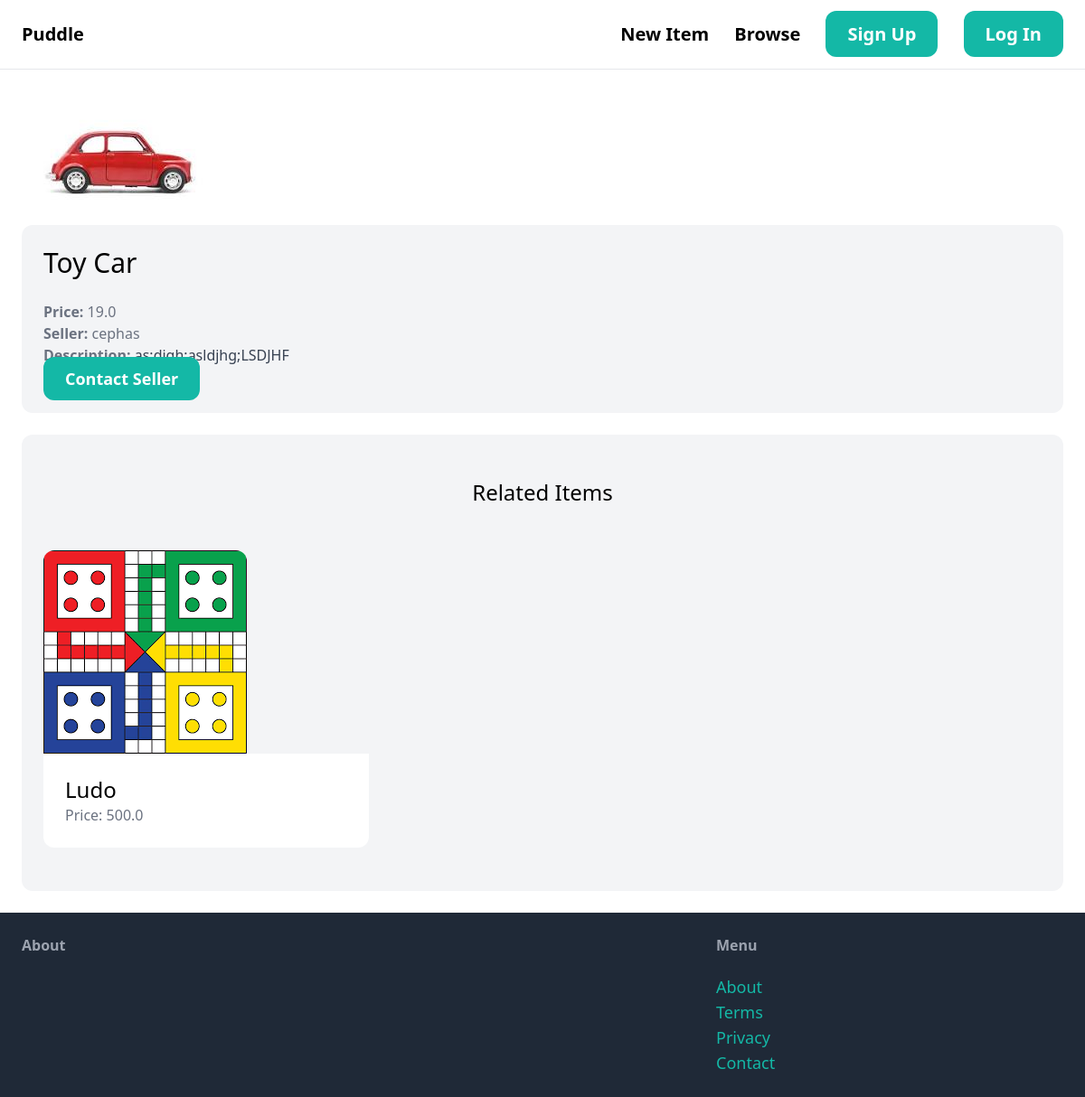
The app's page /items/4 with its own data.
### items/models.py (models this page shows, shortened)
class Item(models.Model):
    category = models.ForeignKey(Category, related_name="items",on_delete=models.CASCADE)
    name = models.CharField(max_length=255)
    description = models.TextField(blank=True,null=True)
    price = models.FloatField()
    image= models.ImageField(upload_to="item_images", blank=True, null=True)
    is_sold = models.BooleanField(default=False)
    created_at = models.DateTimeField(auto_now_add=True)
    created_by = models.ForeignKey(User, related_name='items',on_delete=models.CASCADE)

### items/views.py (the view)
# urls.py: path('<int:pk>',views.detail, name="detail"),
def detail(request, pk):
    item=get_object_or_404(Item,pk=pk)
    related_items = Item.objects.filter(category=item.category, is_sold = False).exclude(pk=pk)[0:3]
    return render(request, 'items/detail.html',{'item':item, 'related_items': related_items})

### items/templates/items/detail.html (shortened to what this page needs)
{% extends 'core/base.html'%}
{%block content%}
<div class="grid grid-cols-5 gap-6">
    <div class="col-span-3">
        <img src="{{item.image.url}}" class="rounded-alt" alt="">
    </div>
</div>
<div class="col-span-2 p-6 bg-gray-100 rounded-xl">
    <h1 class="mb-6 text-3xl">{{item.name}}</h1>
    <p class="text-gray-500"><strong>Price: </strong>{{item.price}}</p>
    <p class="text-gray-500"><strong>Seller: </strong>{{item.created_by.username}}</p>
    {% if item.description %}
        <p class="text-gray-700">
            <strong class="text-gray-500">Description:</strong>
            {{item.description}}
        </p>
    {%endif%}
    <a href="#" class="incline-block mt-6 px-6 py-3 text-lg font-semibold bg-teal-500 text-white rounded-xl hover:bg-teal-700">Contact Seller</a>
</div>
<div class="mt-6 px-6 py-12 bg-gray-100 rounded-xl">
    <h2 class="mb-12 text-2xl text-center">Related Items</h2>
        <div class="grid grid-cols-3 gap-3">
            {% for item in related_items %}
            <div>
                <a href="{% url 'item:detail' item.id%}">
                    <div>
                        <img src="{{item.image.url}}" class="rounded-t-xl">
                    </div>
                    <div class="p-6 bg-white rounded-b-xl">
                        <h2 class="text-2xl">{{item.name}}</h2>
                        <p class="text-gray-500">Price: {{item.price}}</p>
                    </div>
                </a>
            </div>
            {%endfor%}
        </div>
</div>
{%endblock%}

### records on screen
Item: image (picture), name "Toy Car", price "19.0", created_by.username "cephas", description "as;djgh;asldjhg;LSDJHF"
Item: image (picture), name "Ludo", price "500.0"
